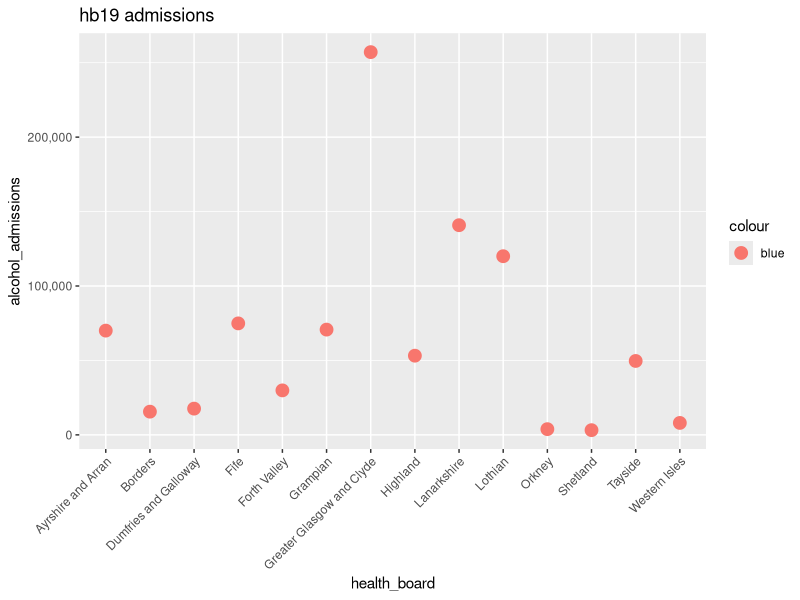
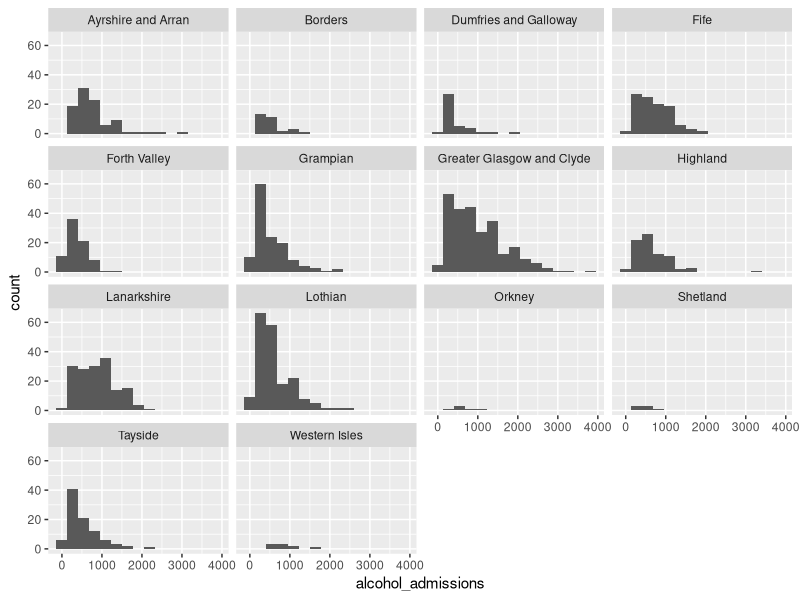
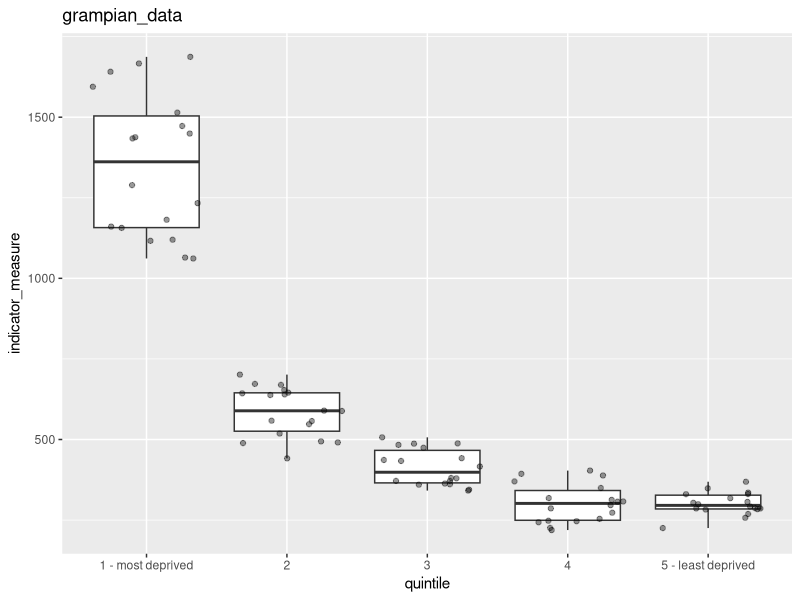
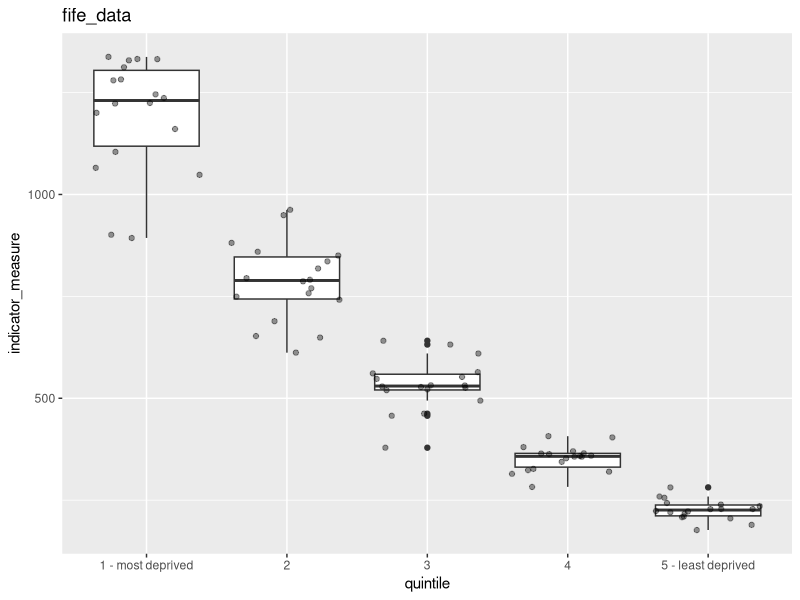

Recreate these plots in R, in order.
## ---- chunk 1
knitr::opts_chunk$set(echo = TRUE)
## ---- chunk 2
library(tidyverse)
library(scales)
library(here)
## ---- chunk 3
ara_data <- read_csv(here("INPUTS/WEEK7/alcohol_related_admissions.csv"))
aad_data <- read_csv(here("INPUTS/WEEK7/alcohol-admissions_deprivation-data.csv"))
scotpho_data <- read_csv(here("INPUTS/WEEK7/scotpho_data_extract.csv"))
izc_data <- read_csv(here("INPUTS/WEEK7/iz2011_codes_and_labels_21042020.csv"))
## ---- chunk 4
head(ara_data)

hb19_ara_data <- ara_data %>%
  filter(year == 2019) %>%
  select(alcohol_admissions, health_board) %>%
  group_by(health_board) %>%
  summarise(total = sum(alcohol_admissions))

head(hb19_ara_data)

hb19_ara_data %>%
  ggplot(aes(x = health_board, y = total, color = "blue")) +
  geom_point(size = 4) +
  labs(title = "hb19 admissions",
       x = "health_board",
       y = "alcohol_admissions") +
  scale_y_continuous(labels = comma) +
  theme(axis.text.x = element_text(angle = 45, hjust = 1))

ara_data %>% 
  filter(year == 2019) %>%
  ggplot(aes(x = alcohol_admissions)) + 
  geom_histogram(bins = 15) +
  facet_wrap(~health_board)
## ---- chunk 5
head(aad_data)

hb_code_quintile_data <- aad_data %>%
  select(hb_code = geography_code, quintile)

head(hb_code_quintile_data)

head(izc_data)

hb_code_hb_name_data <- izc_data %>%
  select(HB, HBName) %>%
  distinct()

head(hb_code_hb_name_data)

hb_pairs_data <- hb_code_quintile_data %>%
  group_by(quintile) %>%
  summarise(
    count_hb = n_distinct(hb_code),
    member = paste(unique(hb_code), collapse = ", ")
  )

hb_code_quintile_data %>%
  left_join(hb_code_hb_name_data, by = c("hb_code" = "HB")) %>%
  group_by(quintile) %>%
  summarise(
    count_hb = n_distinct(hb_code),
    hb_codes = paste(unique(hb_code), collapse = ", "),
    hb_names = paste(unique(HBName), collapse = ", ")
  )
## ---- chunk 6
head(aad_data)

grampian_aad_data <- aad_data %>%
  filter(geography_code == "S08000020", quintile != "Total") %>%
  select(geography_code, quintile, indicator_measure)

head(grampian_aad_data)

grampian_aad_data %>%
  ggplot(aes(x = quintile,
             y = indicator_measure)) +
  geom_boxplot() +
  geom_jitter(alpha = 0.4) +
  labs(title = "grampian_data") +
  theme(legend.position = "none")

fife_aad_data <- aad_data %>%
  filter(geography_code == "S08000029", quintile != "Total") %>%
  select(geography_code, quintile, indicator_measure)

head(fife_aad_data)

fife_aad_data %>%
  ggplot(aes(x = quintile,
             y = indicator_measure)) +
  geom_boxplot() +
  geom_jitter(alpha = 0.4) +
  labs(title = "fife_data") +
  theme(legend.position = "none")
